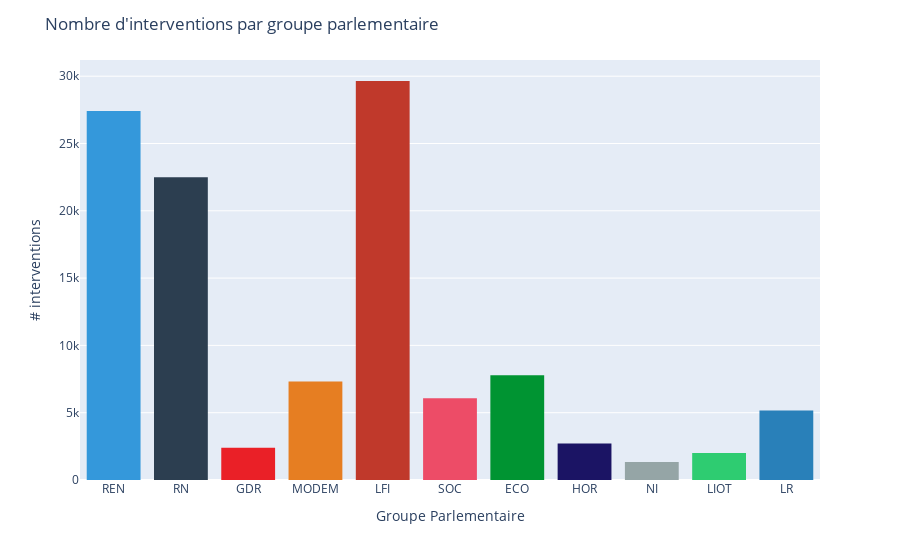

Notebook code for this chart:
### Code cell
intervention_frequency_per_group(twitter_df)

### Figure 1 — Plotly figure (JSON) as saved in the notebook; plotly's stock layout.template omitted (floating-point values rounded to 4 significant figures; data arrays with more than 128 entries replaced by an {"elided": "..."} marker saying what was removed)
{"data": [{"alignmentgroup": "True", "bingroup": "x", "hovertemplate": "Groupe Parlementaire=%{x}<br>count=%{y}<extra></extra>", "legendgroup": "REN", "marker": {"color": "#3498db", "pattern": {"shape": ""}}, "name": "REN", "offsetgroup": "REN", "orientation": "v", "showlegend": true, "type": "histogram", "x": {"elided": "27420 str values"}, "xaxis": "x", "yaxis": "y"}, {"alignmentgroup": "True", "bingroup": "x", "hovertemplate": "Groupe Parlementaire=%{x}<br>count=%{y}<extra></extra>", "legendgroup": "RN", "marker": {"color": "#2c3e50", "pattern": {"shape": ""}}, "name": "RN", "offsetgroup": "RN", "orientation": "v", "showlegend": true, "type": "histogram", "x": {"elided": "22492 str values"}, "xaxis": "x", "yaxis": "y"}, {"alignmentgroup": "True", "bingroup": "x", "hovertemplate": "Groupe Parlementaire=%{x}<br>count=%{y}<extra></extra>", "legendgroup": "GDR", "marker": {"color": "#EA2027", "pattern": {"shape": ""}}, "name": "GDR", "offsetgroup": "GDR", "orientation": "v", "showlegend": true, "type": "histogram", "x": {"elided": "2393 str values"}, "xaxis": "x", "yaxis": "y"}, {"alignmentgroup": "True", "bingroup": "x", "hovertemplate": "Groupe Parlementaire=%{x}<br>count=%{y}<extra></extra>", "legendgroup": "MODEM", "marker": {"color": "#e67e22", "pattern": {"shape": ""}}, "name": "MODEM", "offsetgroup": "MODEM", "orientation": "v", "showlegend": true, "type": "histogram", "x": {"elided": "7325 str values"}, "xaxis": "x", "yaxis": "y"}, {"alignmentgroup": "True", "bingroup": "x", "hovertemplate": "Groupe Parlementaire=%{x}<br>count=%{y}<extra></extra>", "legendgroup": "LFI", "marker": {"color": "#c0392b", "pattern": {"shape": ""}}, "name": "LFI", "offsetgroup": "LFI", "orientation": "v", "showlegend": true, "type": "histogram", "x": {"elided": "29643 str values"}, "xaxis": "x", "yaxis": "y"}, {"alignmentgroup": "True", "bingroup": "x", "hovertemplate": "Groupe Parlementaire=%{x}<br>count=%{y}<extra></extra>", "legendgroup": "SOC", "marker": {"color": "#ED4C67", "pattern": {"shape": ""}}, "name": "SOC", "offsetgroup": "SOC", "orientation": "v", "showlegend": true, "type": "histogram", "x": {"elided": "6073 str values"}, "xaxis": "x", "yaxis": "y"}, {"alignmentgroup": "True", "bingroup": "x", "hovertemplate": "Groupe Parlementaire=%{x}<br>count=%{y}<extra></extra>", "legendgroup": "ECO", "marker": {"color": "#009432", "pattern": {"shape": ""}}, "name": "ECO", "offsetgroup": "ECO", "orientation": "v", "showlegend": true, "type": "histogram", "x": {"elided": "7783 str values"}, "xaxis": "x", "yaxis": "y"}, {"alignmentgroup": "True", "bingroup": "x", "hovertemplate": "Groupe Parlementaire=%{x}<br>count=%{y}<extra></extra>", "legendgroup": "HOR", "marker": {"color": "#1B1464", "pattern": {"shape": ""}}, "name": "HOR", "offsetgroup": "HOR", "orientation": "v", "showlegend": true, "type": "histogram", "x": {"elided": "2707 str values"}, "xaxis": "x", "yaxis": "y"}, {"alignmentgroup": "True", "bingroup": "x", "hovertemplate": "Groupe Parlementaire=%{x}<br>count=%{y}<extra></extra>", "legendgroup": "NI", "marker": {"color": "#95a5a6", "pattern": {"shape": ""}}, "name": "NI", "offsetgroup": "NI", "orientation": "v", "showlegend": true, "type": "histogram", "x": {"elided": "1333 str values"}, "xaxis": "x", "yaxis": "y"}, {"alignmentgroup": "True", "bingroup": "x", "hovertemplate": "Groupe Parlementaire=%{x}<br>count=%{y}<extra></extra>", "legendgroup": "LIOT", "marker": {"color": "#2ecc71", "pattern": {"shape": ""}}, "name": "LIOT", "offsetgroup": "LIOT", "orientation": "v", "showlegend": true, "type": "histogram", "x": {"elided": "2013 str values"}, "xaxis": "x", "yaxis": "y"}, {"alignmentgroup": "True", "bingroup": "x", "hovertemplate": "Groupe Parlementaire=%{x}<br>count=%{y}<extra></extra>", "legendgroup": "LR", "marker": {"color": "#2980b9", "pattern": {"shape": ""}}, "name": "LR", "offsetgroup": "LR", "orientation": "v", "showlegend": true, "type": "histogram", "x": {"elided": "5169 str values"}, "xaxis": "x", "yaxis": "y"}], "layout": {"barmode": "relative", "legend": {"title": {"text": "Groupe Parlementaire"}, "tracegroupgap": 0}, "margin": {"t": 60}, "showlegend": false, "title": {"text": "Nombre d'interventions par groupe parlementaire"}, "xaxis": {"anchor": "y", "categoryarray": ["REN", "RN", "GDR", "MODEM", "LFI", "SOC", "ECO", "HOR", "NI", "LIOT", "LR"], "categoryorder": "array", "domain": [0, 1], "title": {"text": "Groupe Parlementaire"}}, "yaxis": {"anchor": "x", "domain": [0, 1], "title": {"text": "# interventions"}}}}
